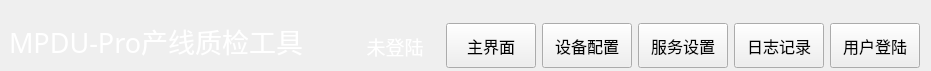
<?xml version="1.0" encoding="UTF-8"?>
<ui version="4.0">
 <class>NavBarWid</class>
 <widget class="QWidget" name="NavBarWid">
  <property name="geometry">
   <rect>
    <x>0</x>
    <y>0</y>
    <width>931</width>
    <height>71</height>
   </rect>
  </property>
  <property name="windowTitle">
   <string>Form</string>
  </property>
  <layout class="QGridLayout" name="gridLayout">
   <property name="leftMargin">
    <number>9</number>
   </property>
   <property name="topMargin">
    <number>21</number>
   </property>
   <property name="bottomMargin">
    <number>0</number>
   </property>
   <item row="0" column="5">
    <widget class="QPushButton" name="setBtn">
     <property name="minimumSize">
      <size>
       <width>90</width>
       <height>0</height>
      </size>
     </property>
     <property name="maximumSize">
      <size>
       <width>230</width>
       <height>45</height>
      </size>
     </property>
     <property name="font">
      <font>
       <family>微软雅黑</family>
       <pointsize>12</pointsize>
      </font>
     </property>
     <property name="text">
      <string>服务设置</string>
     </property>
    </widget>
   </item>
   <item row="0" column="3">
    <widget class="QPushButton" name="homeBtn">
     <property name="minimumSize">
      <size>
       <width>90</width>
       <height>0</height>
      </size>
     </property>
     <property name="maximumSize">
      <size>
       <width>230</width>
       <height>45</height>
      </size>
     </property>
     <property name="font">
      <font>
       <family>微软雅黑</family>
       <pointsize>12</pointsize>
      </font>
     </property>
     <property name="text">
      <string>主界面</string>
     </property>
    </widget>
   </item>
   <item row="0" column="0">
    <widget class="QLabel" name="label">
     <property name="minimumSize">
      <size>
       <width>0</width>
       <height>50</height>
      </size>
     </property>
     <property name="font">
      <font>
       <family>微软雅黑</family>
       <pointsize>20</pointsize>
      </font>
     </property>
     <property name="styleSheet">
      <string notr="true">color: rgb(255, 255, 255);</string>
     </property>
     <property name="text">
      <string>MPDU-Pro产线质检工具</string>
     </property>
     <property name="alignment">
      <set>Qt::AlignLeading|Qt::AlignLeft|Qt::AlignTop</set>
     </property>
    </widget>
   </item>
   <item row="0" column="1">
    <spacer name="horizontalSpacer">
     <property name="orientation">
      <enum>Qt::Horizontal</enum>
     </property>
     <property name="sizeHint" stdset="0">
      <size>
       <width>52</width>
       <height>20</height>
      </size>
     </property>
    </spacer>
   </item>
   <item row="0" column="6">
    <widget class="QPushButton" name="logBtn">
     <property name="minimumSize">
      <size>
       <width>90</width>
       <height>0</height>
      </size>
     </property>
     <property name="maximumSize">
      <size>
       <width>230</width>
       <height>45</height>
      </size>
     </property>
     <property name="font">
      <font>
       <family>微软雅黑</family>
       <pointsize>12</pointsize>
      </font>
     </property>
     <property name="text">
      <string>日志记录</string>
     </property>
    </widget>
   </item>
   <item row="0" column="7">
    <widget class="QPushButton" name="loginBtn">
     <property name="minimumSize">
      <size>
       <width>90</width>
       <height>0</height>
      </size>
     </property>
     <property name="maximumSize">
      <size>
       <width>230</width>
       <height>45</height>
      </size>
     </property>
     <property name="font">
      <font>
       <family>微软雅黑</family>
       <pointsize>12</pointsize>
      </font>
     </property>
     <property name="text">
      <string>用户登陆</string>
     </property>
    </widget>
   </item>
   <item row="0" column="2">
    <widget class="QLabel" name="userLab">
     <property name="minimumSize">
      <size>
       <width>90</width>
       <height>0</height>
      </size>
     </property>
     <property name="font">
      <font>
       <family>微软雅黑</family>
       <pointsize>14</pointsize>
      </font>
     </property>
     <property name="contextMenuPolicy">
      <enum>Qt::PreventContextMenu</enum>
     </property>
     <property name="styleSheet">
      <string notr="true">color: rgb(255, 255, 255);</string>
     </property>
     <property name="text">
      <string>未登陆</string>
     </property>
     <property name="alignment">
      <set>Qt::AlignCenter</set>
     </property>
    </widget>
   </item>
   <item row="0" column="4">
    <widget class="QPushButton" name="devBtn">
     <property name="minimumSize">
      <size>
       <width>90</width>
       <height>0</height>
      </size>
     </property>
     <property name="maximumSize">
      <size>
       <width>230</width>
       <height>45</height>
      </size>
     </property>
     <property name="font">
      <font>
       <family>微软雅黑</family>
       <pointsize>12</pointsize>
      </font>
     </property>
     <property name="text">
      <string>设备配置</string>
     </property>
    </widget>
   </item>
  </layout>
 </widget>
 <resources/>
 <connections/>
</ui>
